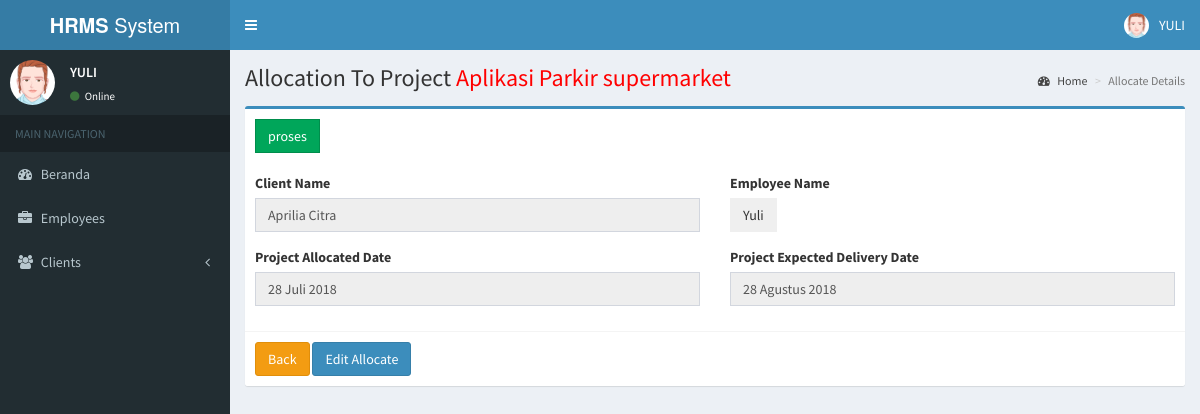
The page /media.php?module=allocatedetails&id=5 (signed in) on the database its author committed.
### tables this page shows
CREATE TABLE `projectallocationdetails` (
  `ProjectAllocationID` int(11) NOT NULL,
  `ProjectID` int(11) DEFAULT NULL,
  `EmployeeID` int(11) DEFAULT NULL,
  `ProjectAllocatedDate` date DEFAULT NULL,
  `ExpectedDeliveryDate` date DEFAULT NULL,
  `Remaks` varchar(25) DEFAULT NULL
);

CREATE TABLE `projectdetails` (
  `ProjectID` int(11) NOT NULL,
  `ProjectName` varchar(40) DEFAULT NULL,
  `ProjectStartDate` date DEFAULT NULL,
  `ProjectEndDate` date DEFAULT NULL,
  `ProjectAssignedDate` date DEFAULT NULL,
  `ProjectCost` varchar(25) DEFAULT NULL,
  `ClientID` int(11) NOT NULL,
  `Remaks` varchar(25) DEFAULT NULL
);

CREATE TABLE `clientdetails` (
  `ClientID` int(11) NOT NULL,
  `ClientName` varchar(25) DEFAULT NULL,
  `CompanyName` varchar(25) DEFAULT NULL,
  `Address` varchar(25) DEFAULT NULL,
  `ContactNumber` char(13) DEFAULT NULL
);

CREATE TABLE `employeedetails` (
  `EmployeeID` int(11) NOT NULL,
  `EmployeeName` varchar(25) DEFAULT NULL,
  `EmployeeAddress` varchar(25) DEFAULT NULL,
  `EmployeeContactNumber` char(13) DEFAULT NULL
);

### config/crudProject.php (called while the page is built, shortened)
<?php
include "koneksi.php";
$con=$conn;
function bacaAllocateDetails($sql){
global $con;
$data = array();
$koneksi =$con;
$hasil = mysqli_query($koneksi, $sql);
while($baris = mysqli_fetch_assoc($hasil)){
$data['ProjectName']= $baris['ProjectName'];
$data['ClientName'] = $baris['ClientName'];
$data['ProjectAllocatedDate'] = $baris['ProjectAllocatedDate'];
$data['ExpectedDeliveryDate'] = $baris['ExpectedDeliveryDate'];
$data['Remaks'] = $baris['Remaks'];
}
return $data;
}
?>

### config/fungsi_indotgl.php (called while the page is built, shortened)
<?php
	function tgl_indo($tgl){
			$tanggal = substr($tgl,8,2);
			$bulan = getBulan(substr($tgl,5,2));
			$tahun = substr($tgl,0,4);
			$jam = substr($tgl,11,3);
			$menit = substr($tgl,14,3);
			$detik = substr($tgl,17,2);
			return $tanggal.' '.$bulan.' '.$tahun.' '.$jam.' '.$menit.' '.$detik;
	}
	function getBulan($bln){
				switch ($bln){
					case 7:
						return "Juli";
						break;
					case 8:
						return "Agustus";
						break;
				}
			}
?>

### config/crudEmployee.php (called while the page is built, shortened)
<?php
include "koneksi.php";
$con=$conn;
function bacaEmployee($sql){
global $con;
$data = array();
$koneksi =$con;
$hasil = mysqli_query($koneksi, $sql);
$i=0;
while($baris = mysqli_fetch_assoc($hasil)){
$data[$i]['id']= $baris['EmployeeID'];
$data[$i]['nama'] = $baris['EmployeeName'];
$data[$i]['alamat'] = $baris['EmployeeAddress'];
$data[$i]['noHp'] = $baris['EmployeeContactNumber'];
$i++;
}
return $data;
}
?>

### detailAllocate.php (the view)
<?php
include "config/crudProject.php";
include "config/crudEmployee.php";
$id=$_GET["id"];
  $sql="select ad.*,c.ClientName, p.ProjectName,e.EmployeeName from projectallocationdetails ad
  join projectdetails p on p.ProjectID=ad.ProjectID
  join employeedetails e on e.EmployeeID=ad.EmployeeID
  join clientdetails c on c.ClientID=p.ClientID where ad.ProjectID='$id'";
  $sqlem="select e.* from employeedetails e
  join projectallocationdetails ad on ad.EmployeeID=e.EmployeeID where ad.ProjectID='$id'";
  $ex=bacaAllocateDetails($sql);
  $dataem=bacaEmployee($sqlem);
?>
    <section class="content-header">
      <h1>
        Allocation To Project <font color="red"><?php echo $ex["ProjectName"] ?></font>
      </h1>
      <ol class="breadcrumb">
        <li><a href="#"><i class="fa fa-dashboard"></i> Home</a></li>
        <li class="active">Allocate Details</li>
      </ol>
    </section>
                <section class="content">
					<div class="box box-primary" disabled >
                        <div class="box-header">
                        <button class="btn btn-success btn-flat"><?php echo $ex["Remaks"] ?></button>
                        </div>
                                <div class="box-body table-responsive">
									<div class="row">
                    <div class="col-md-6">
                      <div class="form-group">
                        <label>Client Name</label>
                        <input type="text" disabled class="form-control" value="<?php echo $ex["ClientName"] ?>"/>
                      </div>
                      <div class="form-group">
                        <label>Project Allocated Date</label>
                         <input type="text" disabled class="form-control" value="<?php echo tgl_indo($ex["ProjectAllocatedDate"]) ?>"/>
                      </div>
                    </div>
                    <div class="col-md-6">
                      <div class="form-group">
                        <label>Employee Name</label></br>
                         <?php
                                          foreach ($dataem as $em) {
                                          echo "<button class='btn btn-large btn-flat'/>".$em["nama"]."</button>"."&nbsp"; } ?>
                      </div>
                      <div class="form-group">
                        <label>Project Expected Delivery Date</label>
                         <input type="text" disabled class="form-control" value="<?php echo tgl_indo($ex["ExpectedDeliveryDate"]) ?>"/>
                      </div>
                    </div>
									</div>
                                </div>
								<div class="box-footer">
										<a href="media.php?module=projectdata" class="btn btn-warning">Back</a>
                    <a href="media.php?module=editallocate&id=<?php echo $id ?>" class="btn btn-primary">Edit Allocate</a>
                                </div>
                    </div>
                </section>

### media.php (shortened to what this page needs)
<?php
  if (empty($_SESSION["username"])) {
  echo "<script>alert('Anda Belum Login'); window.location='login.php'</script>";
}else {
  include "config/fungsi_indotgl.php";
?>
<!DOCTYPE html>
<html>
<head>
  <link rel="stylesheet" href="bower_components/bootstrap/dist/css/bootstrap.min.css">
  <link rel="stylesheet" href="bower_components/font-awesome/css/font-awesome.min.css">
  <link rel="stylesheet" href="bower_components/Ionicons/css/ionicons.min.css">
  <link rel="stylesheet" href="dist/css/AdminLTE.min.css">
  <link rel="stylesheet" href="dist/css/skins/_all-skins.min.css">
  <link rel="stylesheet" href="bower_components/morris.js/morris.css">
  <link rel="stylesheet" href="bower_components/jvectormap/jquery-jvectormap.css">
  <link rel="stylesheet" href="bower_components/bootstrap-datepicker/dist/css/bootstrap-datepicker.min.css">
  <link rel="stylesheet" href="bower_components/bootstrap-daterangepicker/daterangepicker.css">
  <link rel="stylesheet" href="plugins/bootstrap-wysihtml5/bootstrap3-wysihtml5.min.css">
</head>
<body class="hold-transition skin-blue sidebar-mini">
<div class="wrapper">
  <header class="main-header">
    <a href="index2.html" class="logo">
      <span class="logo-lg"><b>HRMS</b> System</span>
    </a>
    <nav class="navbar navbar-static-top">
      <a href="#" class="sidebar-toggle" data-toggle="push-menu" role="button">
      </a>
      <div class="navbar-custom-menu">
        <ul class="nav navbar-nav">
          <li class="dropdown user user-menu">
            <a href="#" class="dropdown-toggle" data-toggle="dropdown">
              <img src="dist/img/avatar2.png" class="user-image" alt="User Image">
              <span class="hidden-xs"><?php echo strtoupper($_SESSION["username"]) ?></span>
            </a>
          </li>
        </ul>
      </div>
    </nav>
  </header>
  <aside class="main-sidebar">
    <section class="sidebar">
      <div class="user-panel">
        <div class="pull-left image">
          <img src="dist/img/avatar2.png" class="img-circle" alt="User Image">
        </div>
        <div class="pull-left info">
          <p><?php echo strtoupper($_SESSION["username"]) ?></p>
          <a href="#"><i class="fa fa-circle text-success"></i> Online</a>
        </div>
      </div>
      <?php include "include/leftMenu.php"; ?>
    </section>
  </aside>
  <div class="content-wrapper">
    <?php include "select.php" ?>
  </div>
</div>
</body>
<?php
}
?>
</html>

### include/leftMenu.php (shortened to what this page needs)
    <ul class="sidebar-menu" data-widget="tree">
      <li class="header">MAIN NAVIGATION</li>
      <li>
        <a href="media.php">
          <i class="fa fa-dashboard"></i>
          <span>Beranda</span>
        </a>
      </li>
<li>
        <a href="media.php?module=employeedata">
          <i class="fa fa-briefcase"></i>
          <span>Employees</span>
        </a>
      </li>
<li class="treeview">
        <a href="#">
          <i class="fa fa-users"></i> <span>Clients</span>
          <span class="pull-right-container">
            <i class="fa fa-angle-left pull-right"></i>
          </span>
        </a>
      </li>
    </ul>

### select.php (shortened to what this page needs)
<?php
	if(empty($_GET['module'])){
		include "beranda.php";
	}else{
		switch($_GET['module']){
			case ('allocatedetails'): include("detailAllocate.php");
			break;
		}
	}
?>

### rows shown on the page
projectallocationdetails: ProjectID.ProjectName "Aplikasi Parkir supermarket", Remaks "proses", ClientName "Aprilia Citra", ProjectAllocatedDate "28 Juli 2018", ExpectedDeliveryDate "28 Agustus 2018"
employeedetails: EmployeeName "Yuli"

### other values the page prints
$_SESSION["username"] "YULI"
